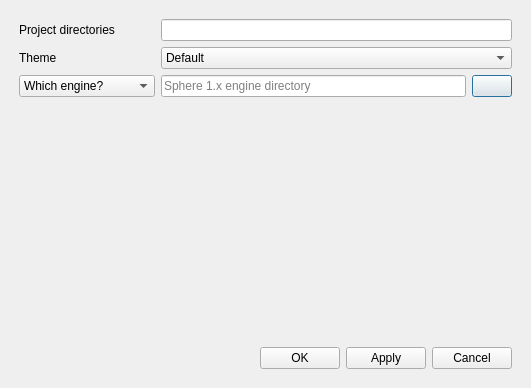
<?xml version="1.0" encoding="UTF-8"?>
<ui version="4.0">
 <class>SettingsWindow</class>
 <widget class="QDialog" name="SettingsWindow">
  <property name="geometry">
   <rect>
    <x>0</x>
    <y>0</y>
    <width>531</width>
    <height>388</height>
   </rect>
  </property>
  <property name="windowTitle">
   <string>Configure QtSphere IDE</string>
  </property>
  <layout class="QHBoxLayout" name="horizontalLayout">
   <item>
    <layout class="QVBoxLayout" name="verticalLayout">
     <property name="leftMargin">
      <number>8</number>
     </property>
     <property name="topMargin">
      <number>8</number>
     </property>
     <property name="rightMargin">
      <number>8</number>
     </property>
     <property name="bottomMargin">
      <number>8</number>
     </property>
     <item>
      <layout class="QFormLayout" name="formLayout_2">
       <item row="0" column="0">
        <widget class="QLabel" name="projectDirectories_lbl">
         <property name="text">
          <string>Project directories</string>
         </property>
        </widget>
       </item>
       <item row="0" column="1">
        <widget class="QLineEdit" name="projectDirectories_txt"/>
       </item>
       <item row="1" column="0">
        <widget class="QLabel" name="theme_lbl">
         <property name="text">
          <string>Theme</string>
         </property>
        </widget>
       </item>
       <item row="1" column="1">
        <widget class="QComboBox" name="themeCombo">
         <item>
          <property name="text">
           <string>Default</string>
          </property>
         </item>
         <item>
          <property name="text">
           <string>Dark</string>
          </property>
         </item>
         <item>
          <property name="text">
           <string>Blue</string>
          </property>
         </item>
         <item>
          <property name="text">
           <string>Radnen</string>
          </property>
         </item>
         <item>
          <property name="text">
           <string>Sublime</string>
          </property>
         </item>
         <item>
          <property name="text">
           <string>Custom</string>
          </property>
         </item>
        </widget>
       </item>
       <item row="2" column="0">
        <widget class="QComboBox" name="whichEngine_combo">
         <item>
          <property name="text">
           <string>Which engine?</string>
          </property>
         </item>
         <item>
          <property name="text">
           <string>minisphere</string>
          </property>
         </item>
         <item>
          <property name="text">
           <string>Sphere 1.x (legacy)</string>
          </property>
         </item>
        </widget>
       </item>
       <item row="2" column="1">
        <layout class="QHBoxLayout" name="horizontalLayout_4">
         <item>
          <widget class="QLineEdit" name="legacyDir_txt">
           <property name="placeholderText">
            <string>Sphere 1.x engine directory</string>
           </property>
          </widget>
         </item>
         <item>
          <widget class="QPushButton" name="selLegacyDir">
           <property name="text">
            <string/>
           </property>
           <property name="flat">
            <bool>false</bool>
           </property>
          </widget>
         </item>
        </layout>
       </item>
      </layout>
     </item>
     <item>
      <spacer name="verticalSpacer">
       <property name="orientation">
        <enum>Qt::Vertical</enum>
       </property>
       <property name="sizeHint" stdset="0">
        <size>
         <width>20</width>
         <height>40</height>
        </size>
       </property>
      </spacer>
     </item>
     <item>
      <layout class="QHBoxLayout" name="horizontalLayout_3">
       <item>
        <spacer name="horizontalSpacer">
         <property name="orientation">
          <enum>Qt::Horizontal</enum>
         </property>
         <property name="sizeHint" stdset="0">
          <size>
           <width>40</width>
           <height>20</height>
          </size>
         </property>
        </spacer>
       </item>
       <item>
        <widget class="QPushButton" name="okButton">
         <property name="text">
          <string>OK</string>
         </property>
        </widget>
       </item>
       <item>
        <widget class="QPushButton" name="applyButton">
         <property name="text">
          <string>Apply</string>
         </property>
        </widget>
       </item>
       <item>
        <widget class="QPushButton" name="cancelButton">
         <property name="text">
          <string>Cancel</string>
         </property>
        </widget>
       </item>
      </layout>
     </item>
    </layout>
   </item>
  </layout>
 </widget>
 <resources/>
 <connections/>
</ui>
